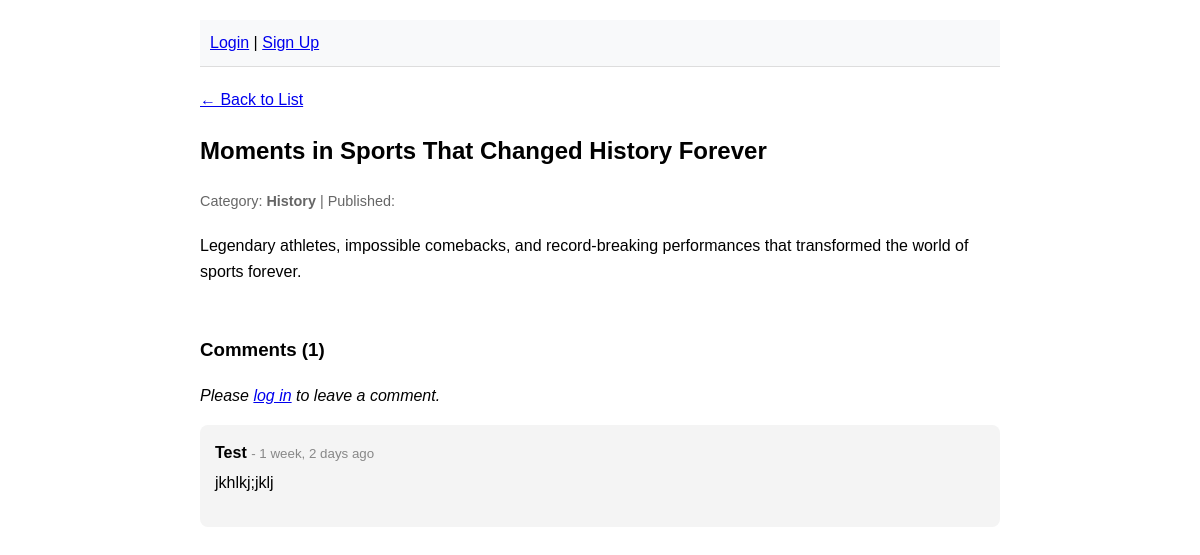
The page /articles/4 on the database its author committed.
### blog/models.py (models this page shows, shortened)
class Article(models.Model):
    id = models.AutoField(primary_key=True)
    title = models.CharField(max_length=255)
    content = models.TextField()
    publish_date = models.DateTimeField(auto_now_add=True)
    category = models.ForeignKey(
        Category, on_delete=models.CASCADE, related_name="articles"
    )

class Category(models.Model):
    id = models.AutoField(primary_key=True)
    name = models.CharField(max_length=255)
    description = models.TextField()

class Comment(models.Model):
    id = models.AutoField(primary_key=True)
    text = models.TextField()
    posted_at = models.DateTimeField(auto_now_add=True)
    author = models.ForeignKey(User, on_delete=models.CASCADE)
    article = models.ForeignKey(
        Article, on_delete=models.CASCADE, related_name="comments"
    )

### blog/views.py (the view)
# urls.py: path("articles/<int:article_id>", views.article_details, name="article_details"),
def article_details(request, article_id):
    article = Article.objects.filter(id=article_id).first()
    comments = article.comments.all().order_by("-posted_at")
    if request.method == "POST":
        if not request.user.is_authenticated:
            return redirect("login")
        form = CommentForm(request.POST)
        if form.is_valid():
            comment = form.save(commit=False)
            comment.article = article
            comment.author = request.user
            comment.save()
            return redirect("article_details", article_id=article.id)
    else:
        form = CommentForm()
    return render(
        request,
        "article_details.html",
        {"article": article, "comments": comments, "form": form},
    )

### blog/templates/article_details.html (shortened to what this page needs)
{% extends 'base.html' %}
{% block content %}
<a href="{% url 'article_list' %}">← Back to List</a>
<article>
  <h1>{{ article.title }}</h1>
  <div class="meta">
    <span>Category: <strong>{{ article.category.name }}</strong></span> |
    <span>Published: {{ article.pub_date|date:"F j, Y" }}</span>
  </div>
  <div class="content" style="margin-top: 20px">
    {{ article.content|linebreaks }}
  </div>
</article>
<section style="margin-top: 50px;">
  <h3>Comments ({{ comments.count }})</h3>
  {% if user.is_authenticated %}
      <form method="post" style="margin-bottom: 30px;">
          {% csrf_token %}
          {{ form.text }}
          <br>
          <button type="submit" style="margin-top: 10px; padding: 8px 16px;">Post Comment</button>
      </form>
  {% else %}
      <p><em>Please <a href="{% url 'login' %}">log in</a> to leave a comment.</em></p>
  {% endif %}
  {% for comment in comments %}
      <div style="background: #f4f4f4; padding: 15px; border-radius: 8px; margin-bottom: 10px; position: relative;">
          <p style="margin: 0;"><strong>{{ comment.author.username }}</strong>
             <small style="color: #888;">- {{ comment.posted_at|timesince }} ago</small>
          </p>
          <p style="margin-top: 5px;">{{ comment.text }}</p>
      </div>
  {% empty %}
      <p>No comments yet.</p>
  {% endfor %}
</section>
{% endblock %}

### blog/templates/base.html (style rules this page uses)
body { font-family: sans-serif; line-height: 1.6; max-width: 800px; margin: 0 auto; padding: 20px; }
.meta { color: #666; font-size: 0.9em; }

### rows shown on the page
Article: title "Moments in Sports That Changed History Forever", category.name "History", content "Legendary athletes, impossible comebacks, and record-breaking performances that transformed the world of sports forever."
Comment: author.username "Test", posted_at "1 week, 2 days", text "jkhlkj;jklj"

### other values the page prints
{{ comments.count }} "1"
